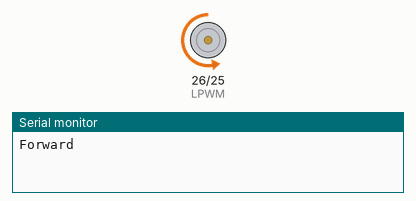
A sketch run on a simulated ESP32. On the bench: motor-driver pin pairs drawn as motors (green arrow = first pin HIGH = forward, orange = second pin HIGH = backward, longer = more drive), the last lines printed to the serial monitor.

Above: at 1.0 s.
At 2.5 s:
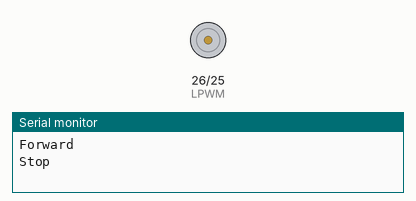
At 4.0 s:
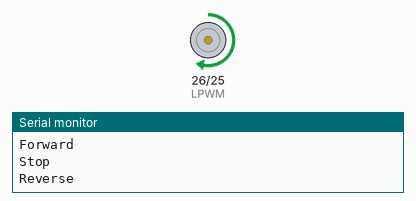
Timing chart, 0 to 7.8 s (numbered marks = the images above):
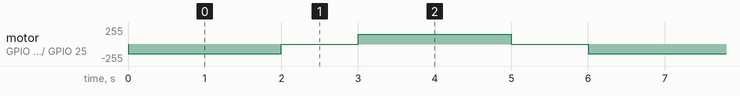

Measured:
- by itself, motor on GPIO 26 (LPWM) / GPIO 25 (RPWM): repeats every 6.0 s: stopped 1.0 s, forward 149/255 2.0 s, stopped 1.0 s, backward 149/255 2.0 s

The sketch:

02_banc_pont_h_bts7960.ino
```cpp
/*
 * 02_banc_pont_h_bts7960
 * Projet Bateau autopiloté · Année 2 (2025-2026) · Banc de test EEE & MIA
 * Auteur : William JUNIOR-ABO
 *
 * Test 2 — Pont en H BTS7960 : commande du moteur 775 en vitesse (PWM 20 kHz, 8 bits) et en sens.
 * Résultat : le moteur tourne en avant et en arrière, vitesse réglable de 0 à 255.
 *
 * Source : rapport individuel « Test bench — Report MIA & EEE » (capture du code).
 * La capture s'arrête après « Stop » : la marche arrière et la fin de loop() sont complétées
 * (marquées « complété »).
 */
#define RPWM 25  // marche avant
#define LPWM 26  // marche arrière

#define CHANNEL_R 0
#define CHANNEL_L 1

void setup() {
  Serial.begin(115200);

  ledcAttach(RPWM, 20000, 8);  // ESP32 core 3.x : 20 kHz, 8 bits
  ledcAttach(LPWM, 20000, 8);
}

void loop() {
  Serial.println("Forward");
  ledcWrite(RPWM, 150);
  ledcWrite(LPWM, 0);
  delay(2000);

  Serial.println("Stop");
  ledcWrite(RPWM, 0);
  ledcWrite(LPWM, 0);
  delay(1000);

  // --- complété : marche arrière puis arrêt ---
  Serial.println("Reverse");
  ledcWrite(RPWM, 0);
  ledcWrite(LPWM, 150);
  delay(2000);

  Serial.println("Stop");
  ledcWrite(RPWM, 0);
  ledcWrite(LPWM, 0);
  delay(1000);
}
```
